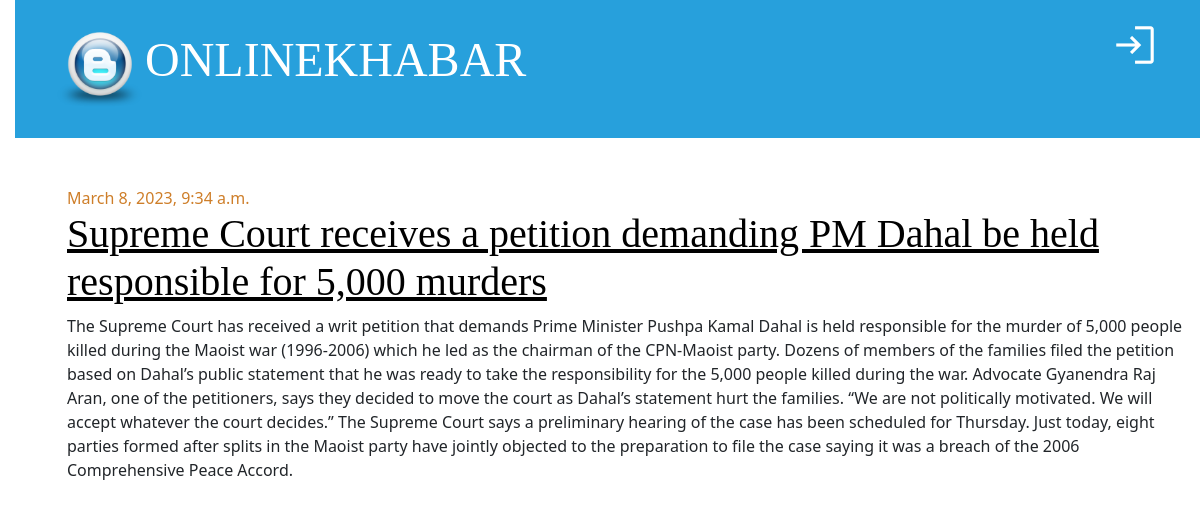
The app's page /draft-detail/1/ with its own data.
### newspaper_blog/models.py (models this page shows, shortened)
class TimeStampModel(models.Model):
    created_at =models.DateTimeField(auto_now_add=True)
    updated_at=models.DateTimeField(auto_now=True)
    class  Meta:
        abstract = True

class Post(TimeStampModel):
    STATUS_CHOICES =[
        ("active", "Active"),
        ("in_active","Inactive"),
    ]
    title =models.CharField(max_length=250)
    content = models.TextField()
    featured_image = models.ImageField(upload_to="post_images/%Y/%m/%d", blank=False)
    author = models.ForeignKey("auth.User", on_delete=models.CASCADE)
    published_at = models.DateTimeField(null=True, blank=True)
    status = models.CharField(max_length=20, choices=STATUS_CHOICES, default=0)
    category = models.ForeignKey(Category, on_delete=models.CASCADE)
    tag = models.ManyToManyField(Tag)
    views_count=models.PositiveBigIntegerField(default=0)

### newspaper_blog/views.py (the view)
class DraftDetailView(DetailView):
    model= Post
    template_name ="news_admin/draft_detail.html"
    context_object_name ="post"

### newspaper_blog/navigation.py (called while the page is built)
def navigation(request):
    categories = Category.objects.all()
    tags = Tag.objects.all()[:7]
    top_categories = (
        Post.objects.values("category__pk", "category__name")
        .annotate(
            pk=F("category__pk"), name=F("category__name"),max_views=Sum("views_count")
        )
        .order_by("-max_views")
        .values("pk","name","max_views")
    )
    return{
        "categories":categories,
        "tags":tags,
        "top_categories":top_categories,
    }

### templates/news_admin/draft_detail.html (shortened to what this page needs)
{% extends "news_admin/base.html" %}
{% block content %}
        <div class="post">
            {% if post.published_at %}
            <div class="date">
                {{post.published_at}}
            </div>
            {% else %}
            {% if user.is_authenticated %}
            <a href="{% url 'post-publish' post.pk %}" class="btn btn-success">Publish</a>
            {% endif %}
            {% endif %}
            <h1>
                <a href="{% url 'post-delete' post.pk %}">{{post.title}}</a>
            </h1>
            <p>{{ post.content|safe }}</p>
        </div>
{% endblock content %}

### static/css/blog.css (style rules this page uses)
body { padding-left: 15px; }
h1 a { color: #27a0dc; font-family: "Lobster"; }
h1, h2, h3, h4 { font-family: "Lobster", cursive; }
.date { color: #ce7e29; }
.post { margin-bottom: 30px; }
.post h1 a, .post h1 a:visited { color: #000000; }

### records on screen
Post: published_at "March 8, 2023, 9:34 a.m.", title "Supreme Court receives a petition demanding PM Dahal be held responsible for 5,000 murders", content "The Supreme Court has received a writ petition that demands Prime Minister Pushpa Kamal Dahal is held responsible for the murder of 5,000 people killed during the Maoist war (1996-2006) which he led as the chairman of the CPN-Maoist party. Dozens of members of the families filed the petition based on Dahal’s public statement that he was ready to take the responsibility for the 5,000 people killed during the war. Advocate Gyanendra Raj Aran, one of the petitioners, says they decided to move the court as Dahal’s statement hurt the families. “We are not politically motivated. We will accept whatever the court decides.” The Supreme Court says a preliminary hearing of the case has been scheduled…"
